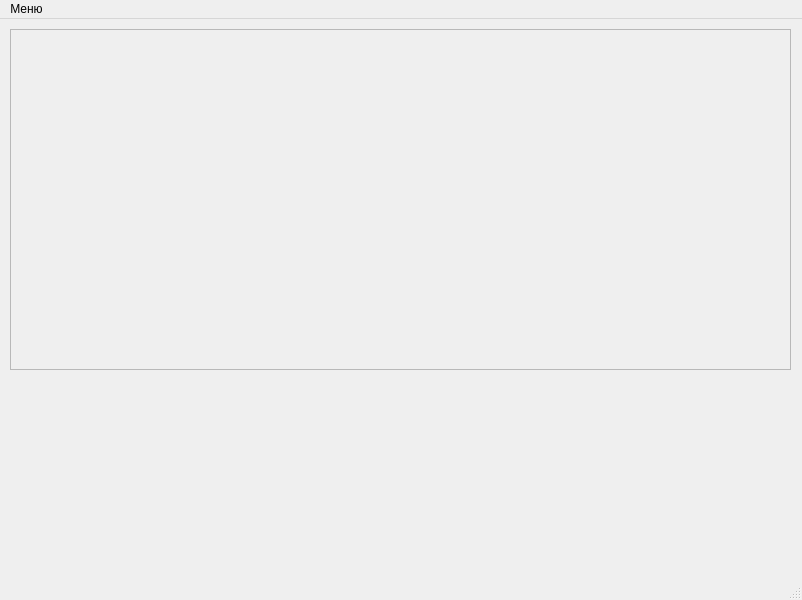
<?xml version="1.0" encoding="UTF-8"?>
<ui version="4.0">
 <class>TimirbaevMainWindow</class>
 <widget class="QMainWindow" name="TimirbaevMainWindow">
  <property name="geometry">
   <rect>
    <x>0</x>
    <y>0</y>
    <width>802</width>
    <height>600</height>
   </rect>
  </property>
  <property name="windowTitle">
   <string>TimirbaevMainWindow</string>
  </property>
  <widget class="QWidget" name="centralwidget">
   <widget class="QScrollArea" name="scrollArea">
    <property name="geometry">
     <rect>
      <x>10</x>
      <y>10</y>
      <width>781</width>
      <height>341</height>
     </rect>
    </property>
    <property name="widgetResizable">
     <bool>true</bool>
    </property>
    <widget class="QWidget" name="scrollAreaWidgetContents">
     <property name="geometry">
      <rect>
       <x>0</x>
       <y>0</y>
       <width>779</width>
       <height>339</height>
      </rect>
     </property>
    </widget>
   </widget>
  </widget>
  <widget class="QMenuBar" name="menubar">
   <property name="geometry">
    <rect>
     <x>0</x>
     <y>0</y>
     <width>802</width>
     <height>25</height>
    </rect>
   </property>
   <widget class="QMenu" name="menu">
    <property name="title">
     <string>Меню</string>
    </property>
    <addaction name="actionLoad"/>
    <addaction name="actionSave"/>
    <addaction name="actionClear"/>
    <addaction name="actionEdit"/>
   </widget>
   <addaction name="menu"/>
  </widget>
  <widget class="QStatusBar" name="statusbar"/>
  <action name="actionLoad">
   <property name="text">
    <string>Загрузить</string>
   </property>
  </action>
  <action name="actionSave">
   <property name="text">
    <string>Сохранить</string>
   </property>
  </action>
  <action name="actionClear">
   <property name="text">
    <string>Очистить</string>
   </property>
  </action>
  <action name="actionEdit">
   <property name="text">
    <string>Редактировать</string>
   </property>
  </action>
 </widget>
 <resources/>
 <connections/>
</ui>
